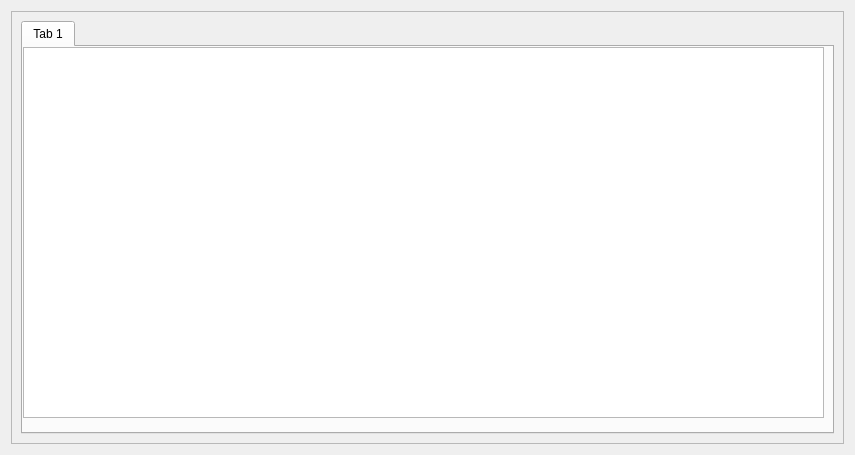
<?xml version="1.0" encoding="UTF-8"?>
<ui version="4.0">
 <class>fcl_dialog</class>
 <widget class="QDialog" name="fcl_dialog">
  <property name="geometry">
   <rect>
    <x>0</x>
    <y>0</y>
    <width>855</width>
    <height>455</height>
   </rect>
  </property>
  <property name="windowTitle">
   <string>Dialog</string>
  </property>
  <property name="windowIcon">
   <iconset>
    <normaloff>../Cayload_Blockchain_Client_Side/cayload/UI Files/images/logo.356db89e.png</normaloff>../Cayload_Blockchain_Client_Side/cayload/UI Files/images/logo.356db89e.png</iconset>
  </property>
  <layout class="QGridLayout" name="gridLayout">
   <item row="0" column="0">
    <widget class="QFrame" name="frame">
     <property name="frameShape">
      <enum>QFrame::StyledPanel</enum>
     </property>
     <property name="frameShadow">
      <enum>QFrame::Raised</enum>
     </property>
     <layout class="QHBoxLayout" name="horizontalLayout_2">
      <item>
       <widget class="QTabWidget" name="tabWidget">
        <property name="currentIndex">
         <number>0</number>
        </property>
        <widget class="QWidget" name="tab">
         <attribute name="title">
          <string>Tab 1</string>
         </attribute>
         <widget class="QWidget" name="verticalLayoutWidget">
          <property name="geometry">
           <rect>
            <x>0</x>
            <y>0</y>
            <width>801</width>
            <height>371</height>
           </rect>
          </property>
          <layout class="QVBoxLayout" name="verticalLayout">
           <item>
            <widget class="QTextBrowser" name="textBrowser"/>
           </item>
          </layout>
         </widget>
        </widget>
       </widget>
      </item>
     </layout>
    </widget>
   </item>
  </layout>
 </widget>
 <resources/>
 <connections/>
</ui>
